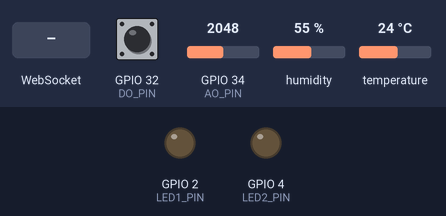
A sketch run on a simulated ESP32. On the bench: output pins drawn as LEDs (lit = HIGH). Inputs (shaded band) come from the test bench; at power-on: GPIO 32 (DO_PIN) HIGH, GPIO 34 (AO_PIN) = 2048, humidity 55 %, temperature 24 °C. WiFi joins after 1.5 s; servers stay silent unless stated; uploads are accepted with an empty reply; what the sketch prints to the serial monitor is not drawn.

Above: at 3.7 s.
3.8 s: WebSocket text "hoat_dong" received
At 4.9 s:
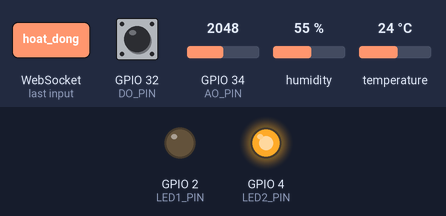
5.3 s: WebSocket text "hoat_dong" received
At 7.1 s:
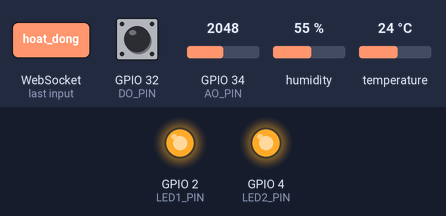
17.1 s: WebSocket text "tat" received
At 18.5 s:
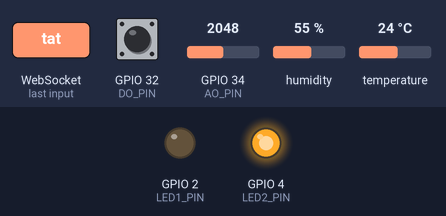
Timing chart, 0 to 19.6 s (numbered marks = the images above; inputs shaded):
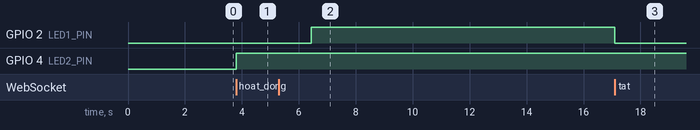

The sketch:

ESP32_WebSocket_Control_Fixed.ino
```cpp
#include <WiFi.h>
#include <WebSocketsClient.h>
#include <HTTPClient.h>
#include <ArduinoJson.h>
#include <DHT.h>

// ====== WiFi ======
const char* WIFI_SSID = "codechick";
const char* WIFI_PASS = "12042005";

// ====== Server (Spring Boot) ======
const char* WS_HOST = "10.21.39.39";
const uint16_t WS_PORT = 8080;
const char* WS_PATH = "/ws/device";
const char* HTTP_HOST = "http://10.21.39.39:8080";

// ====== GPIO ======
const int LED1_PIN = 2;   // GPIO2 cho Device ID 2
const int LED2_PIN = 4;   // GPIO4 cho Device ID 3
const int DHT_PIN = 15;   // GPIO15 cho DHT11 (Device ID 4)
const int DO_PIN = 32;    // GPIO32 cho Light Sensor Digital Out (Device ID 18)
const int AO_PIN = 34;    // GPIO34 cho Light Sensor Analog Out (Device ID 18)
const bool LED_ACTIVE_HIGH = true;

// ====== DHT11 Setup ======
#define DHTTYPE DHT11
DHT dht(DHT_PIN, DHTTYPE);

// WebSocket clients cho LED
WebSocketsClient ws1;  // Device ID 2 -> GPIO2
WebSocketsClient ws2;  // Device ID 3 -> GPIO4

// Timer cho đọc cảm biến
unsigned long lastSensorRead = 0;
const unsigned long SENSOR_INTERVAL = 5000;  // 5 giây - dễ test

// ====== Hàm điều khiển LED ======
void setLed(int pin, bool on) {
  digitalWrite(pin, LED_ACTIVE_HIGH ? (on ? HIGH : LOW) : (on ? LOW : HIGH));
  Serial.printf("💡 GPIO%d → %s\n", pin, on ? "ON" : "OFF");
}

// ====== Gửi trạng thái lên server ======
void publishState(WebSocketsClient* ws, int deviceId, bool ledOn) {
  String msg = ledOn ? "hoat_dong" : "tat";
  ws->sendTXT(msg);
  Serial.printf("[Device %d] 📤 Sent: %s\n", deviceId, msg.c_str());
}

// ====== Handler WebSocket chung cho LED ======
void handleWebSocketEvent(int deviceId, int pin, WebSocketsClient* ws,
                          WStype_t type, uint8_t* payload, size_t length) {
  switch (type) {
    case WStype_CONNECTED: {
      Serial.printf("[Device %d] ✅ Connected (GPIO%d)\n", deviceId, pin);

      // Gửi trạng thái hiện tại
      bool currentState = digitalRead(pin) == (LED_ACTIVE_HIGH ? HIGH : LOW);
      publishState(ws, deviceId, currentState);
      break;
    }

    case WStype_DISCONNECTED:
      Serial.printf("[Device %d] ❌ Disconnected\n", deviceId);
      break;

    case WStype_TEXT: {
      String cmd = String((const char*)payload, length);
      cmd.trim();
      cmd.toLowerCase();

      Serial.printf("[Device %d] 📥 Received: %s\n", deviceId, cmd.c_str());

      if (cmd == "hoat_dong") {
        Serial.printf("[Device %d] 💡 Turning GPIO%d ON\n", deviceId, pin);
        setLed(pin, true);
        publishState(ws, deviceId, true);
      } else if (cmd == "tat") {
        Serial.printf("[Device %d] 🌑 Turning GPIO%d OFF\n", deviceId, pin);
        setLed(pin, false);
        publishState(ws, deviceId, false);
      } else {
        Serial.printf("[Device %d] ⚠️  Unknown command: %s\n", deviceId, cmd.c_str());
      }
      break;
    }

    default:
      break;
  }
}

// Wrappers - Device 2 → GPIO2, Device 3 → GPIO4
void onWsEvent1(WStype_t type, uint8_t* payload, size_t length) {
  handleWebSocketEvent(2, LED1_PIN, &ws1, type, payload, length);
}

void onWsEvent2(WStype_t type, uint8_t* payload, size_t length) {
  handleWebSocketEvent(3, LED2_PIN, &ws2, type, payload, length);
}

// ====== Gửi dữ liệu cảm biến lên server ======
void sendSensorData(int deviceId, String fieldName, float value) {
  if (WiFi.status() != WL_CONNECTED) {
    Serial.println("⚠️  WiFi not connected, skip sensor data");
    return;
  }

  if (isnan(value)) {
    Serial.printf("⚠️  [Device %d] Invalid sensor reading, skip\n", deviceId);
    return;
  }

  HTTPClient http;
  String url = String(HTTP_HOST) + "/api/data-logs/" + String(deviceId);

  http.begin(url);
  http.setTimeout(5000); // 5s timeout
  http.addHeader("Content-Type", "application/json");

  // Tạo JSON payload
  StaticJsonDocument<256> doc;
  doc["maThietBi"] = deviceId;
  doc["tenTruong"] = fieldName;
  doc["kieuGiaTri"] = 1;  // 1 = số
  doc["giaTriSo"] = value;

  String payload;
  serializeJson(doc, payload);

  int httpCode = http.POST(payload);

  if (httpCode > 0) {
    if (httpCode == 200 || httpCode == 201) {
      Serial.printf("📊 [Device %d] Sensor data sent: %s = %.2f\n", deviceId, fieldName.c_str(), value);
    } else {
      Serial.printf("⚠️  [Device %d] HTTP error: %d\n", deviceId, httpCode);
    }
  } else {
    Serial.printf("❌ [Device %d] HTTP request failed: %s\n", deviceId, http.errorToString(httpCode).c_str());
  }

  http.end();
}

// ====== Kết nối WiFi ======
void connectWiFi() {
  WiFi.mode(WIFI_STA);
  WiFi.begin(WIFI_SSID, WIFI_PASS);

  Serial.println("\n========================================");
  Serial.printf("🔄 Connecting to: %s\n", WIFI_SSID);
  Serial.println("========================================");

  int attempts = 0;
  while (WiFi.status() != WL_CONNECTED && attempts < 60) {
    delay(500);
    Serial.print(".");
    if (++attempts % 40 == 0) Serial.printf("\n   (%d/60)\n", attempts);
  }

  if (WiFi.status() == WL_CONNECTED) {
    Serial.printf("\n✅ Connected! IP: %s\n", WiFi.localIP().toString().c_str());
  } else {
    Serial.println("\n❌ Failed! Restarting...");
    delay(5000);
    ESP.restart();
  }
}

// ====== Khởi tạo WebSocket ======
void beginWebSocket(WebSocketsClient* ws, int deviceId, void (*handler)(WStype_t, uint8_t*, size_t)) {
  String url = String(WS_PATH) + "?deviceId=" + String(deviceId);
  ws->begin(WS_HOST, WS_PORT, url.c_str());
  ws->onEvent(handler);
  ws->setReconnectInterval(2000);
  ws->enableHeartbeat(15000, 3000, 2);
  Serial.printf("[Device %d] 🔗 %s:%d%s\n", deviceId, WS_HOST, WS_PORT, url.c_str());
}

// ====== SETUP ======
void setup() {
  Serial.begin(115200);
  delay(1000);

  Serial.println("\n╔════════════════════════════════════╗");
  Serial.println("║   ESP32 IoT Device Controller   ║");
  Serial.println("╚════════════════════════════════════╝");

  // Khởi tạo GPIO cho LED
  pinMode(LED1_PIN, OUTPUT);
  pinMode(LED2_PIN, OUTPUT);
  setLed(LED1_PIN, false);
  setLed(LED2_PIN, false);

  // Khởi tạo Light Sensor pins
  pinMode(DO_PIN, INPUT);   // Digital output từ cảm biến
  pinMode(AO_PIN, INPUT);   // Analog output từ cảm biến

  // Khởi tạo DHT11
  dht.begin();

  Serial.printf("📌 Device 2 → GPIO%d, Device 3 → GPIO%d\n", LED1_PIN, LED2_PIN);
  Serial.printf("🌡️  DHT11 Sensor (Device 4) → GPIO%d\n", DHT_PIN);
  Serial.printf("💡 Light Sensor (Device 18) → DO:GPIO%d, AO:GPIO%d\n\n", DO_PIN, AO_PIN);

  connectWiFi();
  Serial.println();

  // Khởi tạo WebSocket: Device 2 → GPIO2, Device 3 → GPIO4
  beginWebSocket(&ws1, 2, onWsEvent1);
  beginWebSocket(&ws2, 3, onWsEvent2);

  Serial.println("\n✅ Setup complete!\n");
}

// ====== LOOP ======
void loop() {
  // Xử lý WebSocket cho LED
  ws1.loop();
  ws2.loop();

  // Kiểm tra WiFi
  if (WiFi.status() != WL_CONNECTED) {
    Serial.println("⚠️  WiFi lost, reconnecting...");
    connectWiFi();
  }

  // Đọc và gửi dữ liệu cảm biến định kỳ
  unsigned long currentMillis = millis();
  if (currentMillis - lastSensorRead >= SENSOR_INTERVAL) {
    lastSensorRead = currentMillis;

    // Đọc nhiệt độ và độ ẩm từ DHT11
    float humidity = dht.readHumidity();
    float temperature = dht.readTemperature();

    Serial.println("\n🌡️  DHT11 Reading:");
    Serial.printf("   Temperature: %.2f°C\n", temperature);
    Serial.printf("   Humidity: %.2f%%\n", humidity);

    // Gửi dữ liệu lên server (Device ID 4)
    sendSensorData(4, "nhiet_do", temperature);
    delay(200);  // Chờ ngắn giữa 2 request
    sendSensorData(4, "do_am", humidity);

    // Đọc dữ liệu từ Light Sensor
    int digitalValue = digitalRead(DO_PIN);  // 0 = sáng, 1 = tối
    int analogValue = analogRead(AO_PIN);    // 0-4095 (12-bit ADC)

    Serial.println("\n💡 Light Sensor Reading:");
    Serial.printf("   Digital: %d (%s)\n", digitalValue, digitalValue == 0 ? "Bright" : "Dark");
    Serial.printf("   Analog: %d (0-4095)\n", analogValue);

    // Gửi dữ liệu lên server (Device ID 18)
    delay(200);
    sendSensorData(18, "do_sang_digital", digitalValue);
    delay(200);
    sendSensorData(18, "do_sang_analog", analogValue);
  }
}
```

Measured:
- after the input at 3.8 s, GPIO 4 (LED2_PIN): LOW → HIGH at once
- after the input at 5.3 s, GPIO 2 (LED1_PIN): LOW → HIGH after 1.1 s
- after the input at 17.1 s, GPIO 2 (LED1_PIN): HIGH → LOW at once
